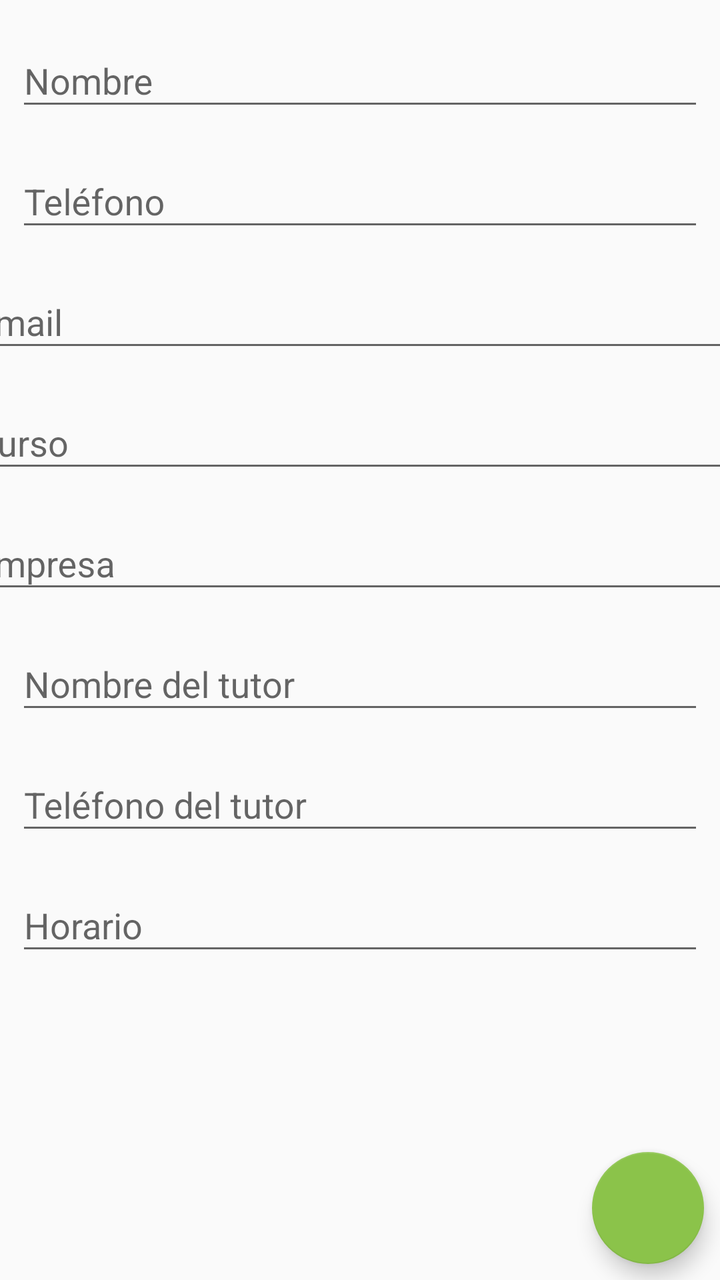
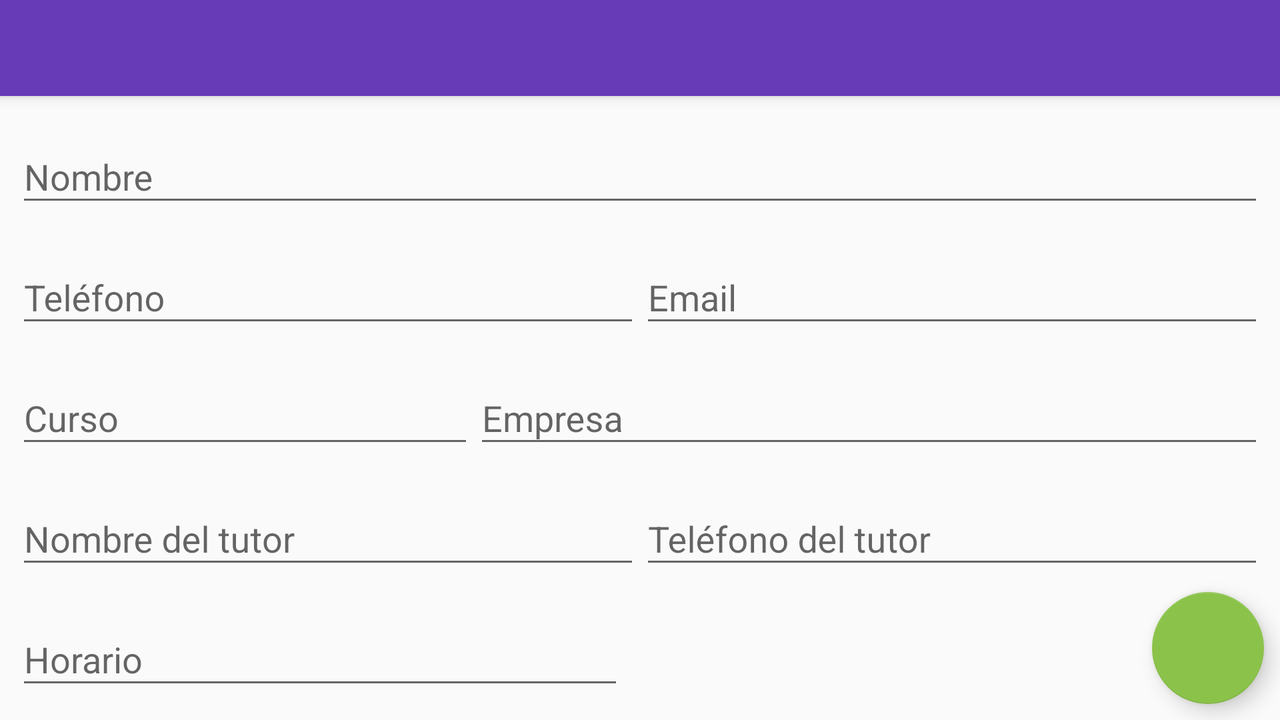

Two renders of one Android screen. The first uses the default layout on a phone; the second uses the alternative layout the repository ships for a different screen configuration, on a matching device. The two XML files are below.
<!-- AndroidManifest.xml: application theme AppTheme -->
<!-- res/layout/fragment_form_alumno.xml -->
<?xml version="1.0" encoding="utf-8"?>
<layout xmlns:android="http://schemas.android.com/apk/res/android"
    xmlns:app="http://schemas.android.com/apk/res-auto"
    xmlns:tools="http://schemas.android.com/tools">

    <data>

    </data>

    <androidx.constraintlayout.widget.ConstraintLayout
        android:layout_width="match_parent"
        android:layout_height="match_parent"
        tools:context=".ui.formularioAlumno.FormAlumnoFragment">


        <com.google.android.material.textfield.TextInputLayout
            android:id="@+id/txtInputName"
            android:layout_width="0dp"
            android:layout_height="wrap_content"
            android:layout_marginStart="8dp"
            android:layout_marginTop="8dp"
            android:layout_marginEnd="8dp"
            app:layout_constraintEnd_toEndOf="parent"
            app:layout_constraintStart_toStartOf="parent"
            app:layout_constraintTop_toTopOf="parent">

            <com.google.android.material.textfield.TextInputEditText
                android:id="@+id/txtName"
                android:layout_width="match_parent"
                android:layout_height="wrap_content"
                android:hint="Nombre" />
        </com.google.android.material.textfield.TextInputLayout>

        <com.google.android.material.textfield.TextInputLayout
            android:id="@+id/txtInputTelf"
            android:layout_width="0dp"
            android:layout_height="wrap_content"
            android:layout_marginStart="8dp"
            android:layout_marginTop="8dp"
            android:layout_marginEnd="8dp"
            app:layout_constraintEnd_toEndOf="parent"
            app:layout_constraintStart_toStartOf="parent"
            app:layout_constraintTop_toBottomOf="@+id/txtInputName">

            <com.google.android.material.textfield.TextInputEditText
                android:id="@+id/txtTelefono"
                android:layout_width="match_parent"
                android:layout_height="wrap_content"
                android:inputType="number"
                android:hint="Teléfono" />
        </com.google.android.material.textfield.TextInputLayout>

        <com.google.android.material.textfield.TextInputLayout
            android:id="@+id/txtInputMail"
            android:layout_width="395dp"
            android:layout_height="wrap_content"
            android:layout_marginStart="8dp"
            android:layout_marginTop="8dp"
            android:layout_marginEnd="8dp"
            app:layout_constraintEnd_toEndOf="parent"
            app:layout_constraintStart_toStartOf="parent"
            app:layout_constraintTop_toBottomOf="@+id/txtInputTelf">

            <com.google.android.material.textfield.TextInputEditText
                android:id="@+id/txtMail"
                android:layout_width="match_parent"
                android:layout_height="wrap_content"
                android:hint="Email" />
        </com.google.android.material.textfield.TextInputLayout>

        <com.google.android.material.textfield.TextInputLayout
            android:id="@+id/txtInputCurso"
            android:layout_width="395dp"
            android:layout_height="wrap_content"
            android:layout_marginStart="8dp"
            android:layout_marginTop="8dp"
            android:layout_marginEnd="8dp"
            app:layout_constraintEnd_toEndOf="parent"
            app:layout_constraintStart_toStartOf="parent"
            app:layout_constraintTop_toBottomOf="@+id/txtInputMail">

            <com.google.android.material.textfield.TextInputEditText
                android:id="@+id/txtCurso"
                android:layout_width="match_parent"
                android:layout_height="wrap_content"
                android:hint="Curso" />
        </com.google.android.material.textfield.TextInputLayout>

        <com.google.android.material.textfield.TextInputLayout
            android:id="@+id/txtInputEmrpesa"
            android:layout_width="395dp"
            android:layout_height="wrap_content"
            android:layout_marginStart="8dp"
            android:layout_marginTop="8dp"
            android:layout_marginEnd="8dp"
            app:layout_constraintEnd_toEndOf="parent"
            app:layout_constraintStart_toStartOf="parent"
            app:layout_constraintTop_toBottomOf="@+id/txtInputCurso">

            <com.google.android.material.textfield.TextInputEditText
                android:id="@+id/txtEmpresa"
                android:layout_width="match_parent"
                android:layout_height="wrap_content"
                android:focusable="false"
                android:clickable="true"
                android:hint="Empresa" />
        </com.google.android.material.textfield.TextInputLayout>

        <com.google.android.material.textfield.TextInputLayout
            android:id="@+id/txtInputNombreTutor"
            android:layout_width="0dp"
            android:layout_height="wrap_content"
            android:layout_marginStart="8dp"
            android:layout_marginTop="8dp"
            android:layout_marginEnd="8dp"
            app:layout_constraintEnd_toEndOf="parent"
            app:layout_constraintStart_toStartOf="parent"
            app:layout_constraintTop_toBottomOf="@+id/txtInputEmrpesa">

            <com.google.android.material.textfield.TextInputEditText
                android:id="@+id/txtNombreTutor"
                android:layout_width="match_parent"
                android:layout_height="wrap_content"
                android:hint="Nombre del tutor" />
        </com.google.android.material.textfield.TextInputLayout>

        <com.google.android.material.textfield.TextInputLayout
            android:id="@+id/txtInputTelfTutor"
            android:layout_width="0dp"
            android:layout_height="wrap_content"
            android:layout_marginStart="8dp"
            android:layout_marginTop="8dp"
            android:layout_marginEnd="8dp"
            app:layout_constraintEnd_toEndOf="parent"
            app:layout_constraintStart_toStartOf="parent"
            app:layout_constraintTop_toBottomOf="@+id/txtInputNombreTutor">

            <com.google.android.material.textfield.TextInputEditText
                android:id="@+id/txtTelfTutor"
                android:layout_width="match_parent"
                android:layout_height="wrap_content"
                android:inputType="number"
                android:hint="Teléfono del tutor" />
        </com.google.android.material.textfield.TextInputLayout>

        <com.google.android.material.textfield.TextInputLayout
            android:id="@+id/txtInputHorario"
            android:layout_width="0dp"
            android:layout_height="wrap_content"
            android:layout_marginStart="8dp"
            android:layout_marginTop="8dp"
            android:layout_marginEnd="8dp"
            app:layout_constraintEnd_toEndOf="parent"
            app:layout_constraintStart_toStartOf="parent"
            app:layout_constraintTop_toBottomOf="@+id/txtInputTelfTutor">

            <com.google.android.material.textfield.TextInputEditText
                android:id="@+id/txtHorario"
                android:layout_width="match_parent"
                android:layout_height="wrap_content"
                android:hint="Horario" />
        </com.google.android.material.textfield.TextInputLayout>

        <com.google.android.material.floatingactionbutton.FloatingActionButton
            android:id="@+id/fab"
            android:layout_width="wrap_content"
            android:layout_height="wrap_content"
            android:layout_marginEnd="8dp"
            android:layout_marginBottom="8dp"
            android:clickable="true"
            android:src="@drawable/ic_save_white_24dp"
            app:layout_constraintBottom_toBottomOf="parent"
            app:layout_constraintEnd_toEndOf="parent" />
    </androidx.constraintlayout.widget.ConstraintLayout>
</layout>
<!-- resources referenced by this layout -->
<resources>
  <style name="AppTheme" parent="Theme.AppCompat.Light.NoActionBar">
          <item name="colorPrimary">@color/primary</item>
          <item name="colorPrimaryDark">@color/primary_dark</item>
          <item name="colorAccent">@color/accent</item>
      </style>
  <color name="primary">#673AB7</color>
  <color name="primary_dark">#512DA8</color>
  <color name="accent">#8BC34A</color>
</resources>
<!-- res/layout-land/fragment_form_alumno.xml (the repository's variant of the layout above) -->
<!-- drawn on the phone turned sideways -->
<?xml version="1.0" encoding="utf-8"?>
<layout xmlns:android="http://schemas.android.com/apk/res/android"
    xmlns:app="http://schemas.android.com/apk/res-auto"
    xmlns:tools="http://schemas.android.com/tools">

    <data>

    </data>

    <androidx.coordinatorlayout.widget.CoordinatorLayout
        android:layout_width="match_parent"
        android:layout_height="match_parent">

        <com.google.android.material.appbar.AppBarLayout
            android:id="@+id/appbarLayout"
            android:layout_width="match_parent"
            android:layout_height="wrap_content"
            android:background="@color/primary_dark"
            android:theme="@style/ThemeOverlay.AppCompat.Dark.ActionBar">

            <androidx.appcompat.widget.Toolbar
                android:id="@+id/toolbar"
                android:layout_width="match_parent"
                android:layout_height="?attr/actionBarSize"
                android:background="?attr/colorPrimary"
                app:layout_scrollFlags="scroll|enterAlways|snap"
                app:popupTheme="@style/ThemeOverlay.AppCompat.Light" />

        </com.google.android.material.appbar.AppBarLayout>

        <androidx.constraintlayout.widget.ConstraintLayout
            android:layout_width="match_parent"
            android:layout_height="match_parent"
            android:layout_marginTop="?attr/actionBarSize"
            tools:context=".ui.formularioAlumno.FormAlumnoFragment">


            <com.google.android.material.textfield.TextInputLayout
                android:id="@+id/txtInputName"
                android:layout_width="0dp"
                android:layout_height="wrap_content"
                android:layout_marginStart="8dp"
                android:layout_marginTop="8dp"
                android:layout_marginEnd="8dp"
                app:layout_constraintEnd_toEndOf="parent"
                app:layout_constraintStart_toStartOf="parent"
                app:layout_constraintTop_toTopOf="parent">

                <com.google.android.material.textfield.TextInputEditText
                    android:id="@+id/txtName"
                    android:layout_width="match_parent"
                    android:layout_height="wrap_content"
                    android:hint="Nombre" />
            </com.google.android.material.textfield.TextInputLayout>

            <com.google.android.material.textfield.TextInputLayout
                android:id="@+id/txtInputTelf"
                android:layout_width="0dp"
                android:layout_height="wrap_content"
                android:layout_marginStart="8dp"
                android:layout_marginTop="8dp"
                app:layout_constraintEnd_toStartOf="@+id/txtInputMail"
                app:layout_constraintStart_toStartOf="parent"
                app:layout_constraintTop_toBottomOf="@+id/txtInputName">

                <com.google.android.material.textfield.TextInputEditText
                    android:id="@+id/txtTelefono"
                    android:layout_width="match_parent"
                    android:layout_height="wrap_content"
                    android:hint="Teléfono"
                    android:inputType="number" />
            </com.google.android.material.textfield.TextInputLayout>

            <com.google.android.material.textfield.TextInputLayout
                android:id="@+id/txtInputMail"
                android:layout_width="0dp"
                android:layout_height="wrap_content"
                android:layout_marginTop="8dp"
                android:layout_marginEnd="8dp"
                app:layout_constraintEnd_toEndOf="parent"
                app:layout_constraintHorizontal_bias="0.5"
                app:layout_constraintStart_toEndOf="@+id/txtInputTelf"
                app:layout_constraintTop_toBottomOf="@+id/txtInputName">

                <com.google.android.material.textfield.TextInputEditText
                    android:id="@+id/txtMail"
                    android:layout_width="match_parent"
                    android:layout_height="wrap_content"
                    android:hint="Email" />
            </com.google.android.material.textfield.TextInputLayout>

            <com.google.android.material.textfield.TextInputLayout
                android:id="@+id/txtInputCurso"
                android:layout_width="0dp"
                android:layout_height="wrap_content"
                android:layout_marginStart="8dp"
                android:layout_marginTop="8dp"
                app:layout_constraintEnd_toStartOf="@+id/txtInputEmrpesa"
                app:layout_constraintHorizontal_bias="0.5"
                app:layout_constraintStart_toStartOf="parent"
                app:layout_constraintTop_toBottomOf="@+id/txtInputTelf">

                <com.google.android.material.textfield.TextInputEditText
                    android:id="@+id/txtCurso"
                    android:layout_width="match_parent"
                    android:layout_height="wrap_content"
                    android:hint="Curso" />
            </com.google.android.material.textfield.TextInputLayout>

            <com.google.android.material.textfield.TextInputLayout
                android:id="@+id/txtInputEmrpesa"
                android:layout_width="395dp"
                android:layout_height="wrap_content"
                android:layout_marginTop="8dp"
                android:layout_marginEnd="8dp"
                app:layout_constraintEnd_toEndOf="parent"
                app:layout_constraintHorizontal_bias="0.5"
                app:layout_constraintStart_toEndOf="@+id/txtInputCurso"
                app:layout_constraintTop_toBottomOf="@+id/txtInputMail">

                <com.google.android.material.textfield.TextInputEditText
                    android:id="@+id/txtEmpresa"
                    android:layout_width="match_parent"
                    android:layout_height="wrap_content"
                    android:clickable="true"
                    android:focusable="false"
                    android:hint="Empresa" />
            </com.google.android.material.textfield.TextInputLayout>

            <com.google.android.material.textfield.TextInputLayout
                android:id="@+id/txtInputNombreTutor"
                android:layout_width="0dp"
                android:layout_height="wrap_content"
                android:layout_marginStart="8dp"
                android:layout_marginTop="8dp"
                app:layout_constraintEnd_toStartOf="@+id/txtInputTelfTutor"
                app:layout_constraintHorizontal_bias="0.5"
                app:layout_constraintStart_toStartOf="parent"
                app:layout_constraintTop_toBottomOf="@+id/txtInputCurso">

                <com.google.android.material.textfield.TextInputEditText
                    android:id="@+id/txtNombreTutor"
                    android:layout_width="match_parent"
                    android:layout_height="wrap_content"
                    android:hint="Nombre del tutor" />
            </com.google.android.material.textfield.TextInputLayout>

            <com.google.android.material.textfield.TextInputLayout
                android:id="@+id/txtInputTelfTutor"
                android:layout_width="0dp"
                android:layout_height="wrap_content"
                android:layout_marginTop="8dp"
                android:layout_marginEnd="8dp"
                app:layout_constraintEnd_toEndOf="parent"
                app:layout_constraintHorizontal_bias="0.5"
                app:layout_constraintStart_toEndOf="@+id/txtInputNombreTutor"
                app:layout_constraintTop_toBottomOf="@+id/txtInputEmrpesa">

                <com.google.android.material.textfield.TextInputEditText
                    android:id="@+id/txtTelfTutor"
                    android:layout_width="match_parent"
                    android:layout_height="wrap_content"
                    android:hint="Teléfono del tutor"
                    android:inputType="number" />
            </com.google.android.material.textfield.TextInputLayout>

            <com.google.android.material.textfield.TextInputLayout
                android:id="@+id/txtInputHorario"
                android:layout_width="0dp"
                android:layout_height="wrap_content"
                android:layout_marginStart="8dp"
                android:layout_marginTop="8dp"
                android:layout_marginEnd="8dp"
                app:layout_constraintEnd_toStartOf="@+id/txtInputTelfTutor"
                app:layout_constraintStart_toStartOf="parent"
                app:layout_constraintTop_toBottomOf="@+id/txtInputTelfTutor">

                <com.google.android.material.textfield.TextInputEditText
                    android:id="@+id/txtHorario"
                    android:layout_width="match_parent"
                    android:layout_height="wrap_content"
                    android:hint="Horario" />
            </com.google.android.material.textfield.TextInputLayout>

            <com.google.android.material.floatingactionbutton.FloatingActionButton
                android:id="@+id/fab"
                android:layout_width="wrap_content"
                android:layout_height="wrap_content"
                android:layout_marginEnd="8dp"
                android:layout_marginBottom="8dp"
                android:clickable="true"
                android:src="@drawable/ic_save_white_24dp"
                app:layout_constraintBottom_toBottomOf="parent"
                app:layout_constraintEnd_toEndOf="parent" />
        </androidx.constraintlayout.widget.ConstraintLayout>

    </androidx.coordinatorlayout.widget.CoordinatorLayout>


</layout>
<!-- resources referenced by the variant -->
<!-- as the phone turned sideways resolves them -->
<resources>
  <color name="primary_dark">#512DA8</color>
  <style name="AppTheme" parent="Theme.AppCompat.Light.NoActionBar">
          <item name="colorPrimary">@color/primary</item>
          <item name="colorPrimaryDark">@color/primary_dark</item>
          <item name="colorAccent">@color/accent</item>
      </style>
  <color name="primary">#673AB7</color>
  <color name="accent">#8BC34A</color>
</resources>
